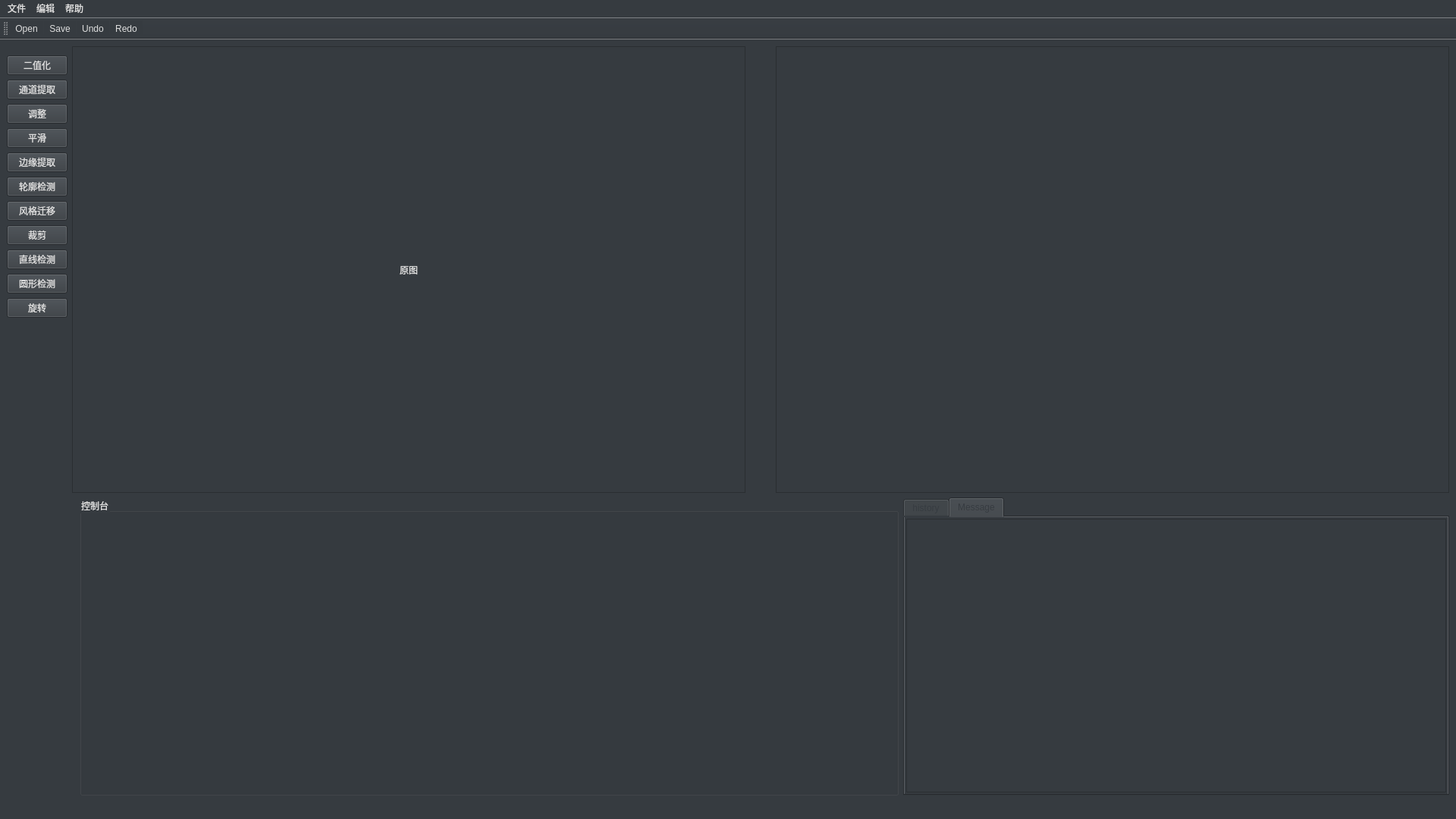
<?xml version="1.0" encoding="UTF-8"?>
<ui version="4.0">
 <class>MainWindow</class>
 <widget class="QMainWindow" name="MainWindow">
  <property name="geometry">
   <rect>
    <x>0</x>
    <y>0</y>
    <width>1920</width>
    <height>1080</height>
   </rect>
  </property>
  <property name="minimumSize">
   <size>
    <width>1280</width>
    <height>720</height>
   </size>
  </property>
  <property name="maximumSize">
   <size>
    <width>2560</width>
    <height>1600</height>
   </size>
  </property>
  <property name="baseSize">
   <size>
    <width>1280</width>
    <height>720</height>
   </size>
  </property>
  <property name="windowTitle">
   <string>Image Master</string>
  </property>
  <property name="autoFillBackground">
   <bool>false</bool>
  </property>
  <property name="styleSheet">
   <string notr="true">background-color: rgb(54, 59, 64);
color: rgb(222, 222, 222);</string>
  </property>
  <widget class="QWidget" name="centralwidget">
   <layout class="QVBoxLayout" name="verticalLayout_3">
    <item>
     <layout class="QHBoxLayout" name="horizontalLayout_3">
      <item>
       <layout class="QVBoxLayout" name="verticalLayout">
        <property name="topMargin">
         <number>12</number>
        </property>
        <item>
         <widget class="QPushButton" name="pushButton_Bin">
          <property name="text">
           <string>二值化</string>
          </property>
         </widget>
        </item>
        <item>
         <widget class="QPushButton" name="pushButton_ChannelSelect">
          <property name="text">
           <string>通道提取</string>
          </property>
         </widget>
        </item>
        <item>
         <widget class="QPushButton" name="pushButton_Adjust">
          <property name="text">
           <string>调整</string>
          </property>
         </widget>
        </item>
        <item>
         <widget class="QPushButton" name="pushButton_Smooth">
          <property name="text">
           <string>平滑</string>
          </property>
         </widget>
        </item>
        <item>
         <widget class="QPushButton" name="pushButton_EdgeSelect">
          <property name="text">
           <string>边缘提取</string>
          </property>
         </widget>
        </item>
        <item>
         <widget class="QPushButton" name="pushButton_contour">
          <property name="text">
           <string>轮廓检测</string>
          </property>
         </widget>
        </item>
        <item>
         <widget class="QPushButton" name="pushButton_Trans">
          <property name="text">
           <string>风格迁移</string>
          </property>
         </widget>
        </item>
        <item>
         <widget class="QPushButton" name="pushButton_Cut">
          <property name="text">
           <string>裁剪</string>
          </property>
         </widget>
        </item>
        <item>
         <widget class="QPushButton" name="pushButton_lines">
          <property name="text">
           <string>直线检测</string>
          </property>
         </widget>
        </item>
        <item>
         <widget class="QPushButton" name="pushButton_circle">
          <property name="text">
           <string>圆形检测</string>
          </property>
         </widget>
        </item>
        <item>
         <widget class="QPushButton" name="pushButton_rot">
          <property name="text">
           <string>旋转</string>
          </property>
         </widget>
        </item>
        <item>
         <spacer name="verticalSpacer">
          <property name="orientation">
           <enum>Qt::Vertical</enum>
          </property>
          <property name="sizeHint" stdset="0">
           <size>
            <width>20</width>
            <height>40</height>
           </size>
          </property>
         </spacer>
        </item>
       </layout>
      </item>
      <item>
       <layout class="QVBoxLayout" name="verticalLayout_2" stretch="3,2">
        <item>
         <layout class="QHBoxLayout" name="horizontalLayout" stretch="1,1">
          <property name="spacing">
           <number>40</number>
          </property>
          <item>
           <widget class="QScrollArea" name="scrollArea">
            <property name="widgetResizable">
             <bool>true</bool>
            </property>
            <widget class="QWidget" name="scrollAreaWidgetContents">
             <property name="geometry">
              <rect>
               <x>0</x>
               <y>0</y>
               <width>835</width>
               <height>536</height>
              </rect>
             </property>
             <layout class="QGridLayout" name="gridLayout">
              <item row="0" column="0">
               <widget class="QLabel" name="label_origin">
                <property name="sizePolicy">
                 <sizepolicy hsizetype="Expanding" vsizetype="Expanding">
                  <horstretch>0</horstretch>
                  <verstretch>0</verstretch>
                 </sizepolicy>
                </property>
                <property name="text">
                 <string>原图</string>
                </property>
                <property name="alignment">
                 <set>Qt::AlignCenter</set>
                </property>
               </widget>
              </item>
             </layout>
            </widget>
           </widget>
          </item>
          <item>
           <widget class="QScrollArea" name="scrollArea_2">
            <property name="verticalScrollBarPolicy">
             <enum>Qt::ScrollBarAlwaysOff</enum>
            </property>
            <property name="horizontalScrollBarPolicy">
             <enum>Qt::ScrollBarAlwaysOff</enum>
            </property>
            <property name="widgetResizable">
             <bool>true</bool>
            </property>
            <widget class="QWidget" name="scrollAreaWidgetContents_2">
             <property name="geometry">
              <rect>
               <x>0</x>
               <y>0</y>
               <width>835</width>
               <height>536</height>
              </rect>
             </property>
             <layout class="QGridLayout" name="gridLayout_2"/>
            </widget>
           </widget>
          </item>
         </layout>
        </item>
        <item>
         <layout class="QHBoxLayout" name="horizontalLayout_2" stretch="3,2">
          <property name="leftMargin">
           <number>10</number>
          </property>
          <item>
           <widget class="QGroupBox" name="groupBox">
            <property name="title">
             <string>控制台</string>
            </property>
           </widget>
          </item>
          <item>
           <widget class="QTabWidget" name="tabWidget">
            <property name="sizePolicy">
             <sizepolicy hsizetype="Preferred" vsizetype="Preferred">
              <horstretch>0</horstretch>
              <verstretch>0</verstretch>
             </sizepolicy>
            </property>
            <property name="styleSheet">
             <string notr="true">color: rgb(54, 59, 64);
selection-background-color: rgb(54, 59, 64);
</string>
            </property>
            <property name="currentIndex">
             <number>1</number>
            </property>
            <widget class="QWidget" name="tab">
             <attribute name="title">
              <string>history</string>
             </attribute>
             <layout class="QGridLayout" name="gridLayout_4">
              <property name="leftMargin">
               <number>2</number>
              </property>
              <property name="topMargin">
               <number>2</number>
              </property>
              <property name="rightMargin">
               <number>2</number>
              </property>
              <property name="bottomMargin">
               <number>2</number>
              </property>
              <item row="0" column="0">
               <widget class="QTextBrowser" name="textBrowser_His"/>
              </item>
             </layout>
            </widget>
            <widget class="QWidget" name="tab_2">
             <attribute name="title">
              <string>Message</string>
             </attribute>
             <layout class="QGridLayout" name="gridLayout_5">
              <property name="leftMargin">
               <number>2</number>
              </property>
              <property name="topMargin">
               <number>2</number>
              </property>
              <property name="rightMargin">
               <number>2</number>
              </property>
              <property name="bottomMargin">
               <number>2</number>
              </property>
              <item row="0" column="0">
               <widget class="QTextBrowser" name="textBrowser_Msg">
                <property name="html">
                 <string>&lt;!DOCTYPE HTML PUBLIC &quot;-//W3C//DTD HTML 4.0//EN&quot; &quot;http://www.w3.org/TR/REC-html40/strict.dtd&quot;&gt;
&lt;html&gt;&lt;head&gt;&lt;meta name=&quot;qrichtext&quot; content=&quot;1&quot; /&gt;&lt;style type=&quot;text/css&quot;&gt;
p, li { white-space: pre-wrap; }
&lt;/style&gt;&lt;/head&gt;&lt;body style=&quot; font-family:'SimSun'; font-size:9pt; font-weight:400; font-style:normal;&quot;&gt;
&lt;p style=&quot;-qt-paragraph-type:empty; margin-top:0px; margin-bottom:0px; margin-left:0px; margin-right:0px; -qt-block-indent:0; text-indent:0px;&quot;&gt;&lt;br /&gt;&lt;/p&gt;&lt;/body&gt;&lt;/html&gt;</string>
                </property>
               </widget>
              </item>
             </layout>
            </widget>
           </widget>
          </item>
         </layout>
        </item>
       </layout>
      </item>
     </layout>
    </item>
   </layout>
  </widget>
  <widget class="QMenuBar" name="menubar">
   <property name="geometry">
    <rect>
     <x>0</x>
     <y>0</y>
     <width>1920</width>
     <height>37</height>
    </rect>
   </property>
   <widget class="QMenu" name="menu">
    <property name="title">
     <string>文件</string>
    </property>
    <addaction name="actionOpen"/>
    <addaction name="actionSave"/>
    <addaction name="actionClose"/>
   </widget>
   <widget class="QMenu" name="menu_2">
    <property name="title">
     <string>编辑</string>
    </property>
    <addaction name="actionUndo"/>
    <addaction name="actionRedo"/>
   </widget>
   <widget class="QMenu" name="menu_3">
    <property name="title">
     <string>帮助</string>
    </property>
    <addaction name="actionAbout_us"/>
   </widget>
   <addaction name="menu"/>
   <addaction name="menu_2"/>
   <addaction name="menu_3"/>
  </widget>
  <widget class="QToolBar" name="toolBar">
   <property name="windowTitle">
    <string>toolBar</string>
   </property>
   <property name="iconSize">
    <size>
     <width>40</width>
     <height>40</height>
    </size>
   </property>
   <attribute name="toolBarArea">
    <enum>TopToolBarArea</enum>
   </attribute>
   <attribute name="toolBarBreak">
    <bool>false</bool>
   </attribute>
   <addaction name="actionOpen"/>
   <addaction name="actionSave"/>
   <addaction name="actionUndo"/>
   <addaction name="actionRedo"/>
  </widget>
  <widget class="QStatusBar" name="statusbar"/>
  <action name="actionOpen">
   <property name="icon">
    <iconset>
     <normaloff>../../Image_process/UI/icons/Open.png</normaloff>../../Image_process/UI/icons/Open.png</iconset>
   </property>
   <property name="text">
    <string>Open</string>
   </property>
  </action>
  <action name="actionSave">
   <property name="icon">
    <iconset>
     <normaloff>../../Image_process/UI/icons/Save.png</normaloff>../../Image_process/UI/icons/Save.png</iconset>
   </property>
   <property name="text">
    <string>Save</string>
   </property>
   <property name="shortcut">
    <string>Ctrl+S</string>
   </property>
  </action>
  <action name="actionUndo">
   <property name="icon">
    <iconset>
     <normaloff>../../Image_process/UI/icons/undo.png</normaloff>../../Image_process/UI/icons/undo.png</iconset>
   </property>
   <property name="text">
    <string>Undo</string>
   </property>
   <property name="shortcut">
    <string>Ctrl+Z</string>
   </property>
  </action>
  <action name="actionRedo">
   <property name="icon">
    <iconset>
     <normaloff>../../Image_process/UI/icons/redo.png</normaloff>../../Image_process/UI/icons/redo.png</iconset>
   </property>
   <property name="text">
    <string>Redo</string>
   </property>
  </action>
  <action name="actionClose">
   <property name="icon">
    <iconset>
     <normaloff>../../Image_process/UI/icons/close.png</normaloff>../../Image_process/UI/icons/close.png</iconset>
   </property>
   <property name="text">
    <string>Close</string>
   </property>
  </action>
  <action name="actionAbout_us">
   <property name="checkable">
    <bool>true</bool>
   </property>
   <property name="text">
    <string>About us</string>
   </property>
  </action>
 </widget>
 <resources>
  <include location="../../Image_process/UI/background.qrc"/>
 </resources>
 <connections/>
</ui>
